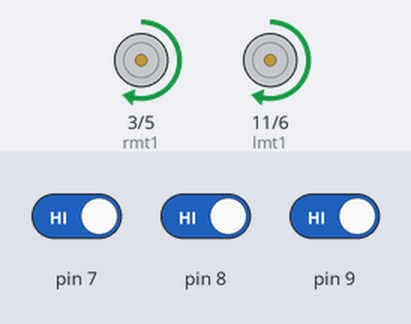
Recording of a sketch running on a simulated Arduino Uno, built with avr-gcc and run on an emulated ATmega328P. Parts: motor-driver pin pairs drawn as motors (green arrow = first pin HIGH = forward, orange = second pin HIGH = backward, longer = more drive). The test bench sets the inputs (shaded band); at power-on: pin 9 HIGH, pin 8 HIGH, pin 7 HIGH.

Above: at 1.3 s.
1.7 s: pin 9 driven LOW
At 1.9 s:
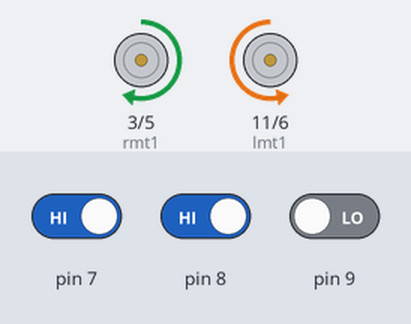
4.7 s: pin 8 driven LOW
At 4.7 s:
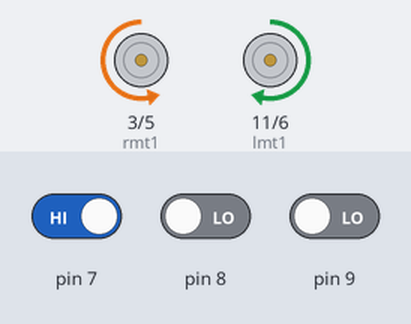
6.2 s: pin 7 driven LOW
At 7.4 s:
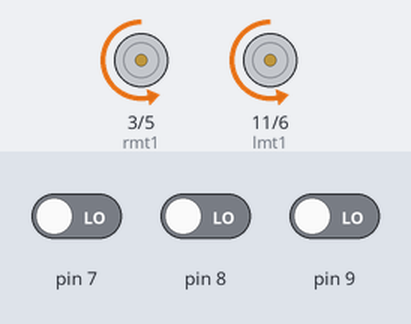
7.7 s: pin 7 driven HIGH
At 8.6 s:
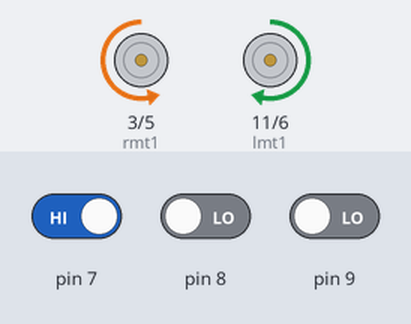
9.2 s: pin 8 driven HIGH
At 9.3 s:
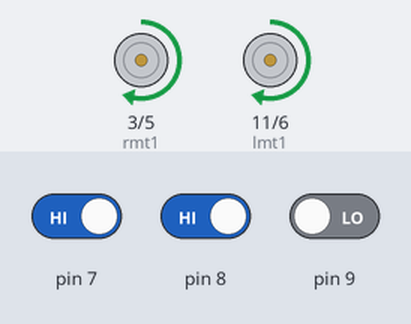
Timing chart, 0 to 13.2 s (numbered marks = the images above; inputs shaded):
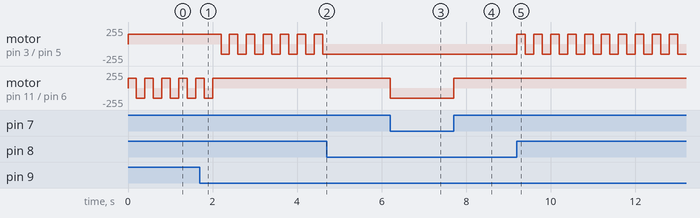

The sketch:

obstacleAvoider.ino
```cpp
//Obstacle Avoider
//COM3
int ls;
int cs;
int rs;
int lmt1=11;
int lmt2=6;
int rmt1=3;
int rmt2=5;

void setup()
{
  pinMode(7,INPUT);
  pinMode(8,INPUT);
  pinMode(9,INPUT);
  pinMode(lmt1,OUTPUT);
  pinMode(lmt2,OUTPUT);
  pinMode(rmt1,OUTPUT);
  pinMode(rmt2,OUTPUT);
}

void loop()
{
  ls = digitalRead(7);
  cs = digitalRead(8);
  rs = digitalRead(9);

  if(ls==LOW && cs==LOW && rs==LOW)
  {
    forward();
  }
  else if(ls==HIGH && cs==LOW && rs==LOW)
  {
    right();
  }
  else if(ls==LOW && cs==LOW && rs==HIGH)
  {
    left();
  }
  else if(ls==LOW && cs==HIGH && rs==LOW)
  {
    reverse();
    delay(200);
    left();
    delay(200);
  }
  else if(ls==HIGH && cs==HIGH && rs==LOW)
  {
    reverse();
    delay(200);
    right();
    delay(200);
  }
  else if(ls==LOW && cs==HIGH && rs==HIGH)
  {
    reverse();
    delay(200);
    left();
    delay(200);
  }
  else if(ls==HIGH && cs==LOW && rs==HIGH)
  {
    reverse();
    delay(200);
    left();
    delay(200);
  }
  else if(ls==HIGH && cs==HIGH && rs==HIGH)
  {
    reverse();
    delay(200);
    left();
    delay(200);
  }
}
void forward()
{
  analogWrite(lmt1,0); //forward
  analogWrite(lmt2,150);
  analogWrite(rmt1,0);
  analogWrite(rmt2,150);
}

 void reverse()
 {
  analogWrite(lmt1,150); //reverse
  analogWrite(lmt2,0);
  analogWrite(rmt1,150);
  analogWrite(rmt2,0);
 }

  void left()
  {
  analogWrite(lmt1,0); //left
  analogWrite(lmt2,150);
  analogWrite(rmt1,150);
  analogWrite(rmt2,0);
  }

  void right()
  {
  analogWrite(lmt1,150); //right
  analogWrite(lmt2,0);
  analogWrite(rmt1,0);
  analogWrite(rmt2,150);
  }
  void stp()
  {
  analogWrite(lmt1,0);
  analogWrite(lmt2,0);
  analogWrite(rmt1,0);
  analogWrite(rmt2,0);
  }
  void stpleft()
  {
  analogWrite(lmt1,0);
  analogWrite(lmt2,0);
  analogWrite(rmt1,0);
  analogWrite(rmt2,150);
  }
  void stpright()
  {
  analogWrite(lmt1,0);
  analogWrite(lmt2,150);
  analogWrite(rmt1,0);
  analogWrite(rmt2,0);
  }
```

Measured:
- after the input at 1.7 s, motor on pin 3 (rmt1) / pin 5 (rmt2): alternates forward 150/255 for 0.20 s and backward 150/255 for 0.20 s, starting after 0.50 s; motor on pin 11 (lmt1) / pin 6 (lmt2): goes on until 2.0 s, then stays forward 150/255
- after the input at 4.7 s, motor on pin 3 (rmt1) / pin 5 (rmt2): stops changing and stays backward 150/255
- after the input at 6.2 s, motor on pin 11 (lmt1) / pin 6 (lmt2): forward 150/255 → backward 150/255 at once
- after the input at 7.7 s, motor on pin 11 (lmt1) / pin 6 (lmt2): backward 150/255 → forward 150/255 at once
- after the input at 9.2 s, motor on pin 3 (rmt1) / pin 5 (rmt2): alternates forward 150/255 for 0.20 s and backward 150/255 for 0.20 s, starting at once
- by itself, motor on pin 11 (lmt1) / pin 6 (lmt2): alternates forward 150/255 for 0.20 s and backward 150/255 for 0.20 s
